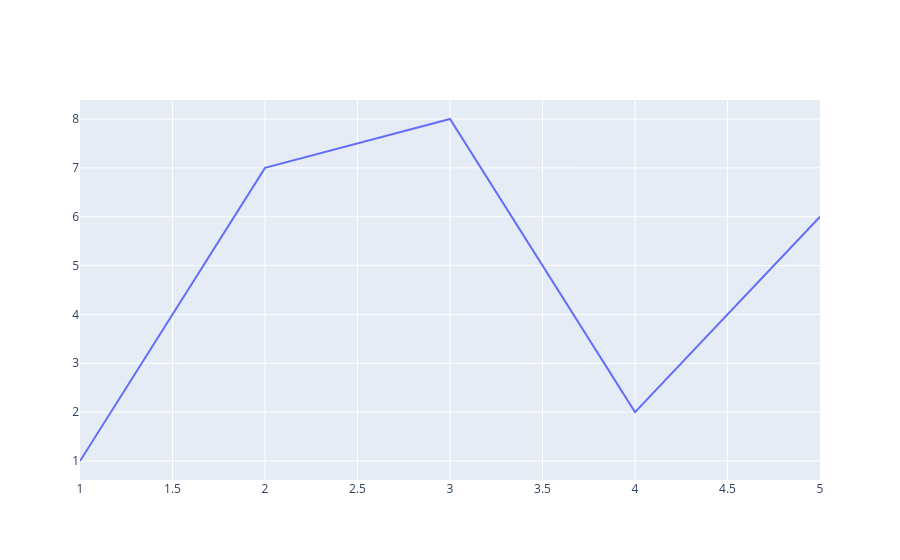

Notebook source saved alongside this figure:
### Code cell
# line chart
fig=go.Figure()
fig.add_trace(go.Scatter(x=[1,2,3,4,5],y=[1,7,8,2,6],mode="lines"))

### Figure 1 — Plotly figure (JSON) as saved in the notebook; plotly's stock layout.template omitted (floating-point values rounded to 4 significant figures)
{"data": [{"mode": "lines", "type": "scatter", "x": [1, 2, 3, 4, 5], "y": [1, 7, 8, 2, 6]}], "layout": {}}
